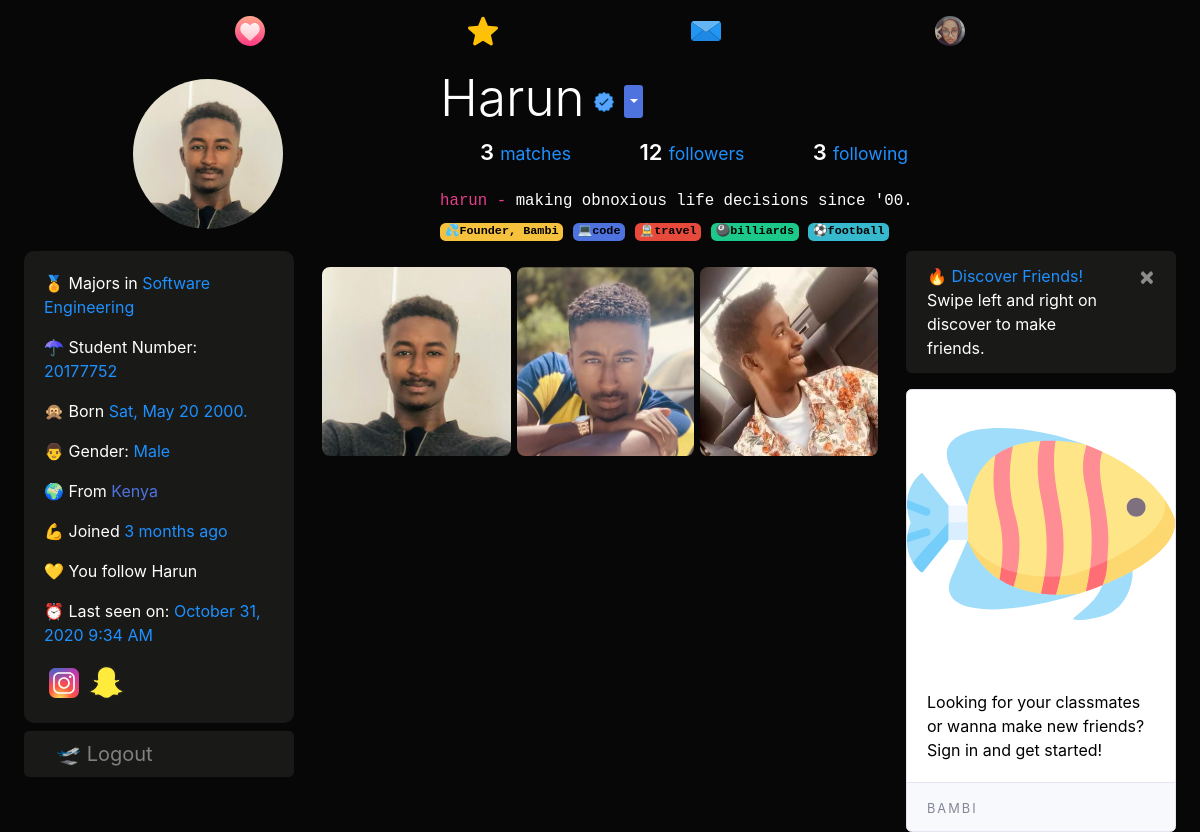
Before: /harun (signed in) with the older database file.
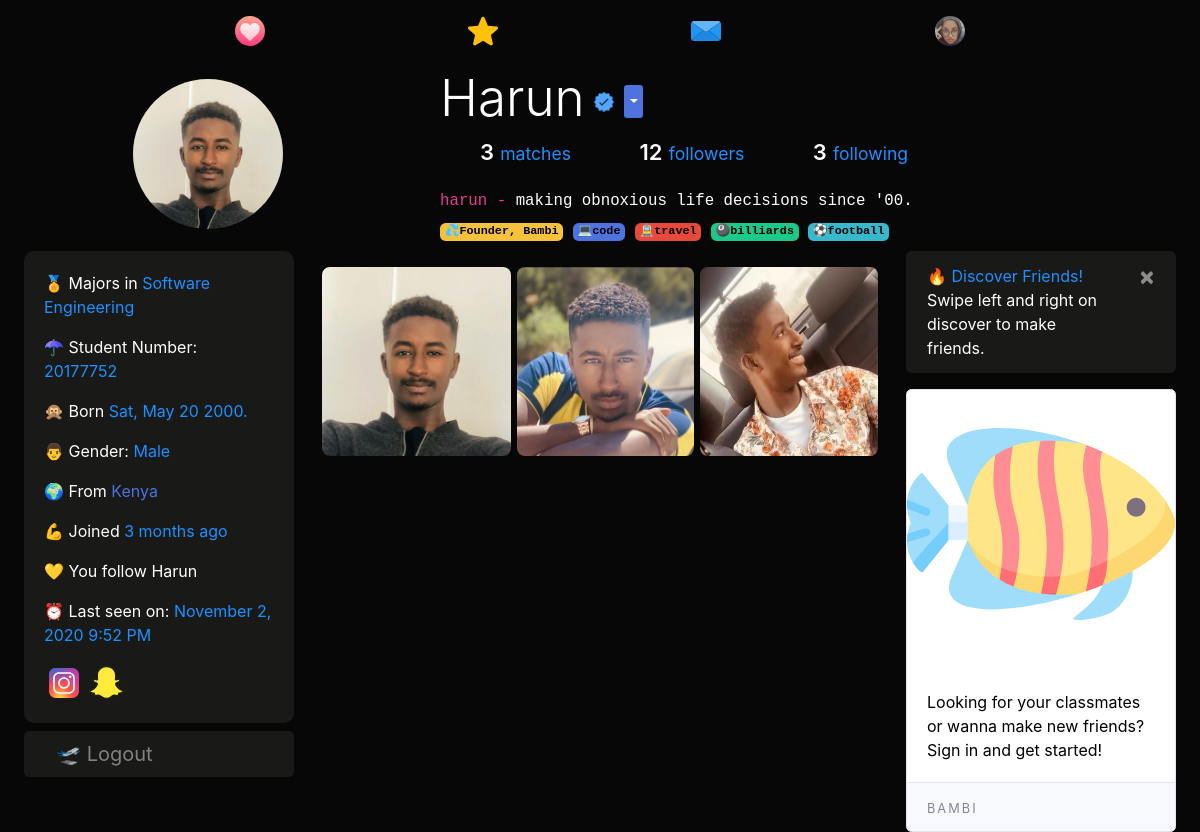
After: the same page with the newer database file.
### dating/models.py (models this page shows, shortened)
class User(db.Model, UserMixin):
	id = db.Column(db.Integer, primary_key=True)
	username = db.Column(db.String(20), unique=True, nullable=False)
	email = db.Column(db.String(120), unique=True, nullable=True)
	dp = db.Column(db.String(20), nullable=False, default='default.jpg')
	dp2 = db.Column(db.String(20), nullable=False, default='flip.png')
	dp3 = db.Column(db.String(20), nullable=False, default='plane.png')
	password = db.Column(db.String(60), nullable=False)
	last_seen = db.Column(db.DateTime, default=datetime.utcnow)
	date_joined = db.Column(db.DateTime, nullable=False, default=datetime.utcnow)
	department = db.Column(db.String(20), nullable=False)
	student_number = db.Column(db.Integer(), unique=True, nullable=True)
	age = db.Column(db.DateTime, nullable=False)
	gender = db.Column(db.String(20), nullable=False)
	country = db.Column(db.String(20), default="Cyprus", nullable=True)
	bio = db.Column(db.String(120), nullable=True)
	private = db.Column(db.Boolean, default=False, nullable=False)
	snapchat = db.Column(db.String(20), default="snapchat", nullable=True)
	instagram = db.Column(db.String(20), default="instagram", nullable=True)
	followed = db.relationship(
		'User', secondary=followers,
		primaryjoin=(followers.c.follower_id == id),
		secondaryjoin=(followers.c.followed_id == id),
		backref=db.backref('followers', lazy='dynamic'), lazy='dynamic')
	messages_sent = db.relationship('Message',
									foreign_keys='Message.sender_id',
									backref='author', lazy='dynamic')
	messages_received = db.relationship('Message',
										foreign_keys='Message.recipient_id',
										backref='recipient', lazy='dynamic')
	last_message_read_time = db.Column(db.DateTime)
	def birthday(self):
		if self.age.month == datetime.today().month:
			if self.age.day == datetime.today().day:
				return True
	def is_following(self, user):
		return self.followed.filter(followers.c.followed_id == user.id).count() > 0
	def new_messages(self):
		last_read_time = self.last_message_read_time or datetime(1900, 1, 1)
		return Message.query.filter_by(recipient=self).filter(
			Message.timestamp > last_read_time).count()

### dating/routes.py (the view)
@app.route("/<string:username>", methods=['GET', 'POST'])
@login_required
def user_posts(username):
	username = username.lower()
	if current_user.is_authenticated:
		form = UpdateAccountForm()
		if form.validate_on_submit():
			if form.picture.data:
				pic = profile_img(form.picture.data)
				current_user.dp = pic
			if form.picture2.data:
				pic2 = profile_img(form.picture2.data)
				current_user.dp2 = pic2
			if form.picture3.data:
				pic3 = profile_img(form.picture3.data)
				current_user.dp3 = pic3
			current_user.username = form.username.data.lower()
			if form.email.data:
				current_user.email = form.email.data
			current_user.snapchat = form.snapchat.data
			current_user.instagram = form.instagram.data
			current_user.department = form.department.data
			if form.student_number.data:
				current_user.student_number = form.student_number.data
			current_user.country = form.country.data
			current_user.age = form.age.data
			current_user.bio = form.bio.data
			current_user.private = form.private.data
			db.session.commit()
			flash('Your Account has been updated', 'success')
			return redirect(url_for('user_posts', username=current_user.username))
		elif request.method == 'GET':
			form.username.data = current_user.username
			form.email.data = current_user.email
			form.snapchat.data = current_user.snapchat
			form.instagram.data = current_user.instagram
			form.department.data = current_user.department
			form.student_number.data = current_user.student_number
			form.country.data = current_user.country
			form.age.data = current_user.age
			form.bio.data = current_user.bio
			form.private.data = current_user.private
		dp = url_for('static', filename='profile_pics/' + current_user.dp)
		user = User.query.filter_by(username=username).first_or_404()
		users = User.query.all()
		mutual = 0
		for person in user.followers:
			if user.is_following(person):
				mutual += 1
		return render_template('user_posts.html', user=user, users=users, mutual=mutual, title=user.username.title(), dp=dp, form=form)
	user = User.query.filter_by(username=username).first_or_404()
	return render_template('user_posts.html', user=user, title=user.username.title())

### dating/models.py (called while the page is built)
@login_manager.user_loader
def load_user(user_id):
	return User.query.get(int(user_id))

### dating/routes.py (called while the page is built)
@app.before_request
def before_request():
	if current_user.is_authenticated:
		current_user.last_seen = datetime.utcnow()
		db.session.commit()

### dating/templates/user_posts.html (shortened to what the changed rows need)
{% extends "layout.html" %}
{% block content %}
<div class="container-fluid">
  <section style="padding-top: 5px;">
    <div class="profile">
      <div class="profile-image">
        <img src="{{ url_for('static', filename='profile_pics/' + user.dp) }}" alt="" class="profile-thumbnail" style="width:150px;height:150px;">
      </div>
      <div class="profile-user-settings" style="display:flex;">
        <h2 class="profile-user-name">{{user.username.title()}}
          {% if user.username in ["harun" , "bambi"] %}
          <img src="{{ url_for('static', filename='resources/' + 'verified.svg') }}" style="width:20px;height:20px;margin-left: -5px;" title="Verified">
          {% endif %}
        </h2>
        {% if current_user.is_authenticated %}
        <div class="dropdown" style="margin:auto 10px;">
              <button class="btn  btn-sm btn-primary dropdown-toggle" type="button" id="dropdownMenuButton" data-toggle="dropdown" aria-haspopup="true" aria-expanded="false" style="padding-left:2px;">
              </button>
          </div>
          {% endif %}
      </div>
      <div class="profile-bio">
        <p class="mb-2" style="font-size:18px;">
            <code>{{user.username}} - </code>
            {% if user.bio %}
            <code style="color:#fff;">{{user.bio}}</code>
            {% else %}
            <code style="color:#fff;">hey there, lets be friends 🤗</code>
            {%endif%}
            <br>
            {% if user.username == 'harun' %}
              <code>
              <a class="badge badge-warning" style="color:#000;">💦Founder, Bambi</a>
              <a class="badge badge-primary" style="color:#000;">💻code</a>
              <a class="badge badge-danger" style="color:#000;">🚊travel</a>
              <a class="badge badge-success" style="color:#000;">🎱billiards</a>
              <a class="badge badge-info" style="color:#000;">⚽football</a>
              </code>
            {% endif %}
        </p>
      </div>
    </div>
</section>
  <div class="row">
    <div class="col-lg-3">
    <div class="about mb-2" style="color:#fff;background:#191917;border-radius:10px;">
    <div class="card-body">
      <p> 🏅 Majors in <span>{{user.department}}</span></p>
      {% if user.student_number %}
      <p> ☂ Student Number: <span>{{user.student_number}}</span></p>
      {% endif %}
      <p> 🙊 Born
        <span>
          {% if current_user.is_authenticated %}
            {{user.age.strftime('%a, %b %d %Y.')}}
          {% else %}
            {{user.age.strftime(' %b %d. ')}}
          {% endif %}
        </span></p>
      <p> {% if user.gender == 'male' %} 👨 {% else %}👩 {% endif %} Gender: <span>{{user.gender.title()}}</span></p>
      {% if user.country %}
      <p> 🌍 From <a href="https://www.google.com/maps?q={{user.country.title()}}" target="_blank">
      {{user.country.title()}}</a></p>
      {% endif %}
      <p> 💪 Joined <span>{{ moment(user.date_joined).fromNow() }}</span></p>
      {% if current_user.is_authenticated and current_user.is_following(user) %}
      <p class="f">💛 You follow {{user.username.title()}}</p>
      <p>⏰ Last seen on: <span>{{ moment(user.last_seen).format('LLL') }}</span></p>
      {% endif %}
      {% if user.instagram and user.instagram != "instagram"  %}
        <a href="https://www.instagram.com/{{user.instagram}}"><img src="{{ url_for('static', filename='resources/' + 'instagram.svg') }}" style="width:40px;height:40px;"></a>
      {% endif %}
      {% if user.snapchat and user.snapchat != "snapchat"  %}
        <a href="https://www.snapchat.com/add/{{user.snapchat}}"><img src="{{ url_for('static', filename='resources/' + 'snapchat.svg') }}" style="width:35px;height:35px;"></a>
      {% endif %}
    </div>
  </div>
</div>
    <div class="col-lg-6">
      <div class="row mt-3 ml-1 mr-1">
        <img src="{{ url_for('static', filename='profile_pics/' + user.dp) }}" alt="dp" class="profile-thumbnail" style="width:34%;max-height:400px;margin-right:1%;border-radius:8px;">
        <img src="{{ url_for('static', filename='profile_pics/' + user.dp2) }}" alt="dp2" class="profile-thumbnail" style="width:32%;max-height:400px;margin-right:1%;border-radius:8px;">
        <img src="{{ url_for('static', filename='profile_pics/' + user.dp3) }}" alt="dp3" class="profile-thumbnail" style="width:32%;max-height:400px;border-radius:8px;">
      </div>
</div>
      </div>
{% endblock content %}

Changed rows visible on the page:
changed User "Harun": last_seen "October 31, 2020 9:34 AM" → "November 2, 2020 9:52 PM"
